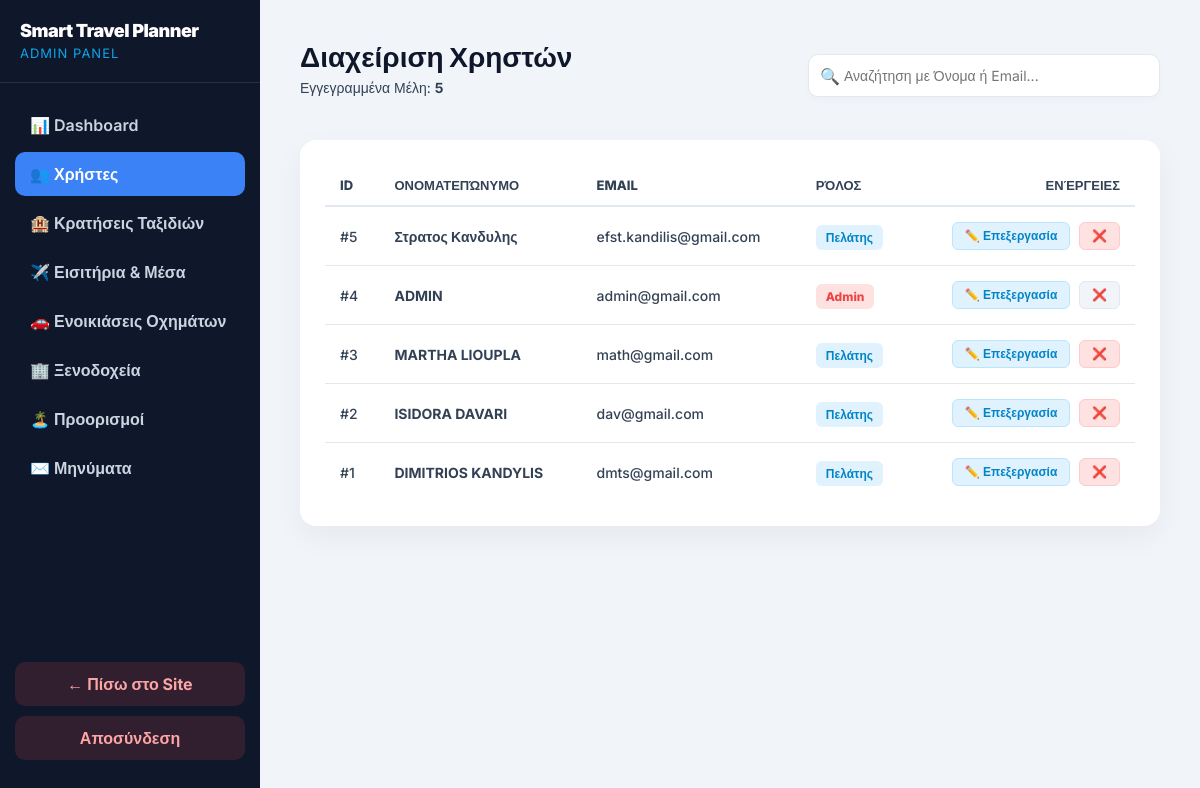
/admin/users.php (signed in), run on an earlier commit of the app's database.
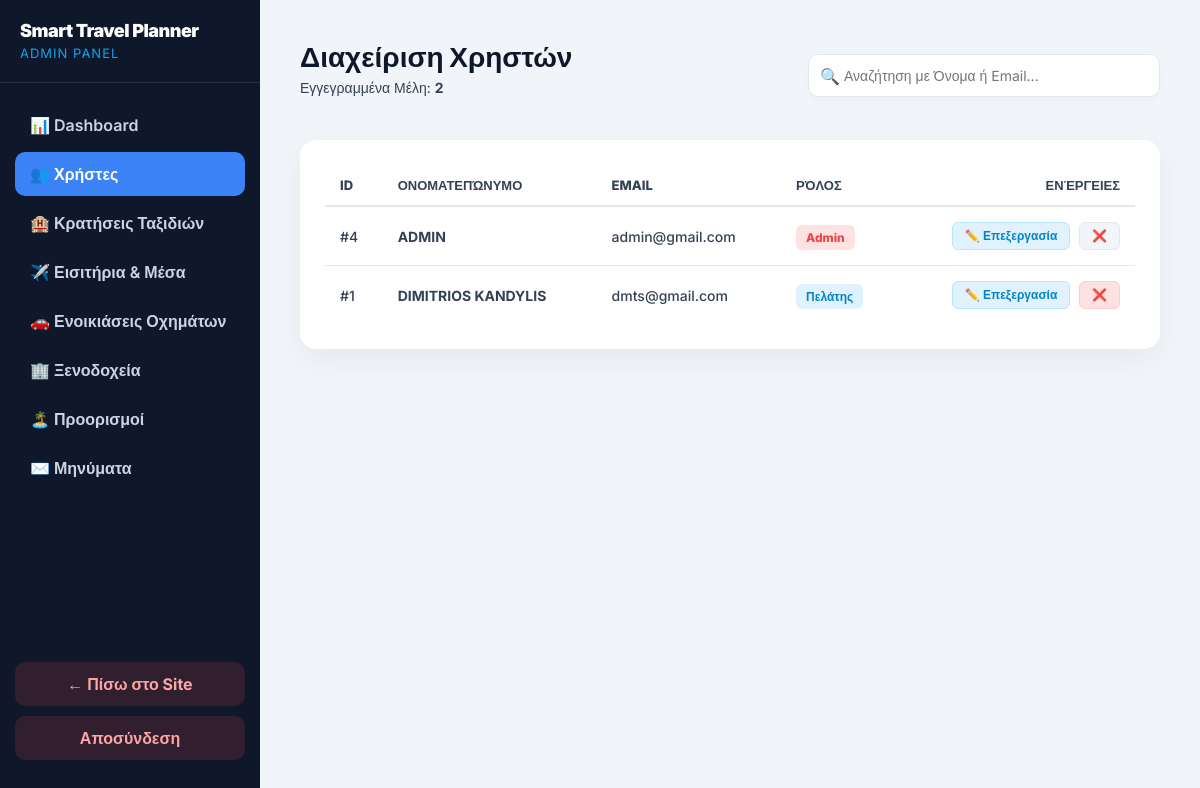
And on a later commit of the database.
### tables this page shows
CREATE TABLE `users` (
  `id` int(11) NOT NULL,
  `fullname` varchar(100) NOT NULL,
  `email` varchar(100) NOT NULL,
  `password` varchar(255) NOT NULL,
  `role` varchar(20) NOT NULL DEFAULT 'user'
);

### admin/users.php (the view, shortened to what this page needs)
<?php
$host = 'localhost'; $db = 'smart_travel_planner'; $user = 'root'; $pass = '';
try {
    $pdo = new PDO("mysql:host=$host;dbname=$db;charset=utf8mb4", $user, $pass);
    $pdo->setAttribute(PDO::ATTR_ERRMODE, PDO::ERRMODE_EXCEPTION);
    $stmt = $pdo->query("SELECT * FROM users ORDER BY id DESC");
    $all_users = $stmt->fetchAll(PDO::FETCH_ASSOC);
} catch(PDOException $e) {
    die("Σφάλμα σύνδεσης: " . $e->getMessage());
}
?>
<!DOCTYPE html>
<html lang="gr">
<head>
</head>
<body>
    <div class="sidebar">
        <div class="sidebar-brand">
            <h2>Smart Travel Planner</h2>
            <span>Admin Panel</span>
        </div>
        <div class="nav-links">
            <a href="dashboard.php" class="nav-link">📊 Dashboard</a>
            <a href="users.php" class="nav-link active">👥 Χρήστες</a>
            <a href="bookings.php" class="nav-link">🏨 Κρατήσεις Ταξιδιών</a>
            <a href="transports.php" class="nav-link">✈️ Εισιτήρια & Μέσα</a>
            <a href="cars.php" class="nav-link">🚗 Ενοικιάσεις Οχημάτων</a>
            <a href="manage_hotels.php" class="nav-link">🏢 Ξενοδοχεία</a>
            <a href="manage_destinations.php" class="nav-link">🏝️ Προορισμοί</a>
            <a href="messages.php" class="nav-link">✉️ Μηνύματα</a> </div>
        <div class="logout-btn">
            <a href="../index.php">← Πίσω στο Site</a>
            <a href="../auth/logout.php" style="margin-top:10px;">Αποσύνδεση</a>
        </div>
    </div>
    <div class="main-content">
        <div class="top-header">
            <div>
                <h1>Διαχείριση Χρηστών</h1>
                <p style="color: var(--text-muted); margin-top: 5px; font-size: 14px;">Εγγεγραμμένα Μέλη: <strong><?php echo count($all_users); ?></strong></p>
            </div>
            <div class="search-container">
                <span class="search-icon">🔍</span>
                <input type="text" id="searchInput" class="search-bar" placeholder="Αναζήτηση με Όνομα ή Email..." onkeyup="filterTable()">
            </div>
        </div>
        <div class="table-container">
            <table id="usersTable">
                <thead>
                    <tr>
                        <th>ID</th>
                        <th>Ονοματεπώνυμο</th>
                        <th>Email</th>
                        <th>Ρόλος</th>
                        <th style="text-align: right;">Ενέργειες</th>
                    </tr>
                </thead>
                <tbody>
                    <?php if (count($all_users) > 0): ?>
                        <?php foreach ($all_users as $usr): ?>
                            <tr>
                                <td>#<?php echo $usr['id']; ?></td>
                                <td><strong><?php echo htmlspecialchars($usr['fullname']); ?></strong></td>
                                <td><?php echo htmlspecialchars($usr['email']); ?></td>
                                <td>
                                    <?php if ($usr['role'] == 'admin'): ?>
                                        <span class="badge badge-admin">Admin</span>
                                    <?php else: ?>
                                        <span class="badge badge-user">Πελάτης</span>
                                    <?php endif; ?>
                                </td>
                                <td style="text-align: right; white-space: nowrap;">
                                    <button type="button" class="btn-action btn-edit" onclick="openEditModal(
                                        '<?php echo $usr['id']; ?>',
                                        '<?php echo addslashes($usr['fullname']); ?>',
                                        '<?php echo addslashes($usr['email']); ?>',
                                        '<?php echo $usr['role']; ?>'
                                    )">✏️ Επεξεργασία</button>
                                    <?php if ($usr['id'] == $_SESSION['user_id']): ?>
                                        <button class="btn-action btn-disabled" disabled>❌</button>
                                    <?php else: ?>
                                        <form method="POST" style="display:inline;" onsubmit="return confirm('⚠️ Είστε σίγουροι ότι θέλετε να διαγράψετε τον χρήστη <?php echo addslashes($usr['fullname']); ?>; Θα διαγραφούν και ΟΛΕΣ οι κρατήσεις του!');">
                                            <button type="submit" class="btn-action btn-delete">❌</button>
                                        </form>
                                    <?php endif; ?>
                                </td>
                            </tr>
                        <?php endforeach; ?>
                    <?php else: ?>
                        <tr><td colspan="5" style="text-align:center; padding: 30px; color:#64748b;">Δεν υπάρχουν χρήστες.</td></tr>
                    <?php endif; ?>
                </tbody>
            </table>
        </div>
    </div>
</body>
</html>

What changed in the data, as far as the page shows it:
removed users: id "5", fullname "Στρατος Κανδυλης", email "efst.kandilis@gmail.com", role "Πελάτης"
removed users: id "3", fullname "MARTHA LIOUPLA", email "math@gmail.com", role "Πελάτης"
removed users: id "2", fullname "ISIDORA DAVARI", email "dav@gmail.com", role "Πελάτης"
Also different on the page:
count($all_users): "5" → "2"
